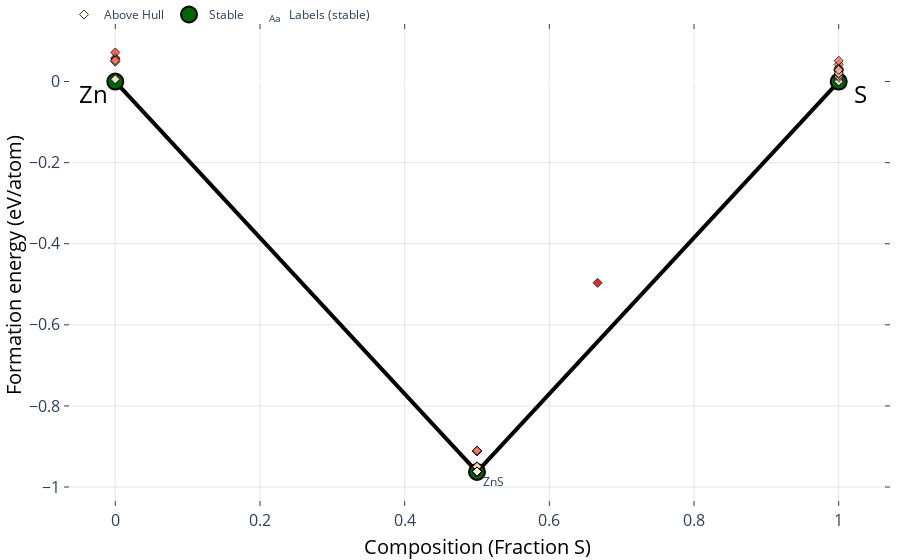

This figure's notebook cell:
### Markdown cell above
### ZnS

This example fetches materials in the Zn–S chemical system from the Materials Project API, then builds the phase diagram. If you "zoom in" on the 50:50 composition structure, we can see that there are many low energy structures that are likely experimentally observable. ZnS has at least two polymorphs, zincblende and wurtzite. Lets see if we can pull these out and work out which is which, will it be as simple as NaCl?

### Code cell
from mp_api.client import MPRester
from pymatgen.analysis.phase_diagram import PhaseDiagram, PDPlotter

# 1. Query Zn–S chemical system entries from the Materials Project
with MPRester(API_KEY) as mpr:
    # Fetch material_id and whether each entry is theoretical (not observed experimentally)
    docs = mpr.materials.summary.search(
        chemsys=["Zn", "S", "Zn-S"],        # Include both elemental and binary compositions
        fields=["theoretical", "material_id"]
    )

# 2. Split the results into:
#    - docs_exp: entries that are NOT theoretical (i.e. have experimental support)
#    - docs_all: all entries (experimental + theoretical)
docs_all = [d.material_id for d in docs]


all_entries = mpr.get_entries(docs_all)    # All available entries

# 5. Build and show the phase diagram including theoretical (predicted) structures
pd = PhaseDiagram(all_entries)
plotter = PDPlotter(pd)
plotter.show()

### Figure 1 — Plotly figure (JSON) as saved in the notebook; plotly's stock layout.template omitted (floating-point values rounded to 4 significant figures)
{"data": [{"hoverinfo": "none", "line": {"color": "black", "width": 4}, "mode": "lines", "showlegend": false, "type": "scatter", "x": [0.5, 1, null, 0.5, 0, null], "y": [-0.9627, 0, null, -0.9627, 0, null]}, {"hoverinfo": "skip", "mode": "text", "name": "Labels (stable)", "opacity": 1, "showlegend": true, "text": ["ZnS"], "textposition": ["bottom right"], "type": "scatter", "visible": true, "x": [0.508], "y": [-0.9757]}, {"error_y": {"array": [0, 0, 0], "color": "gray", "thickness": 2.5, "type": "data", "width": 5}, "hoverinfo": "text", "hoverlabel": {"font": {"size": 14}}, "hovertext": ["ZnS (mp-554820-r2SCAN) <br>  Formation energy: -0.963 eV/atom <br>  (Stable)", "S (mp-77-r2SCAN) <br>  Formation energy: 0.0 eV/atom <br>  (Stable)", "Zn (mp-79-r2SCAN) <br>  Formation energy: 0.0 eV/atom <br>  (Stable)"], "marker": {"color": "darkgreen", "line": {"color": "black", "width": 2}, "size": 16}, "mode": "markers", "name": "Stable", "opacity": 0.99, "showlegend": true, "type": "scatter", "x": [0.5, 1, 0], "y": [-0.9627, 0, 0]}, {"hoverinfo": "text", "hoverlabel": {"font": {"size": 14}}, "hovertext": ["S (mp-96-r2SCAN) <br>  Formation energy: 0.001 eV/atom <br>  Energy Above Hull: (+0.001 eV/atom)", "S (mp-994911-r2SCAN) <br>  Formation energy: 0.042 eV/atom <br>  Energy Above Hull: (+0.042 eV/atom)", "S (mp-1196831-GGA) <br>  Formation energy: 0.011 eV/atom <br>  Energy Above Hull: (+0.011 eV/atom)", "S (mp-1977409-r2SCAN) <br>  Formation energy: 0.006 eV/atom <br>  Energy Above Hull: (+0.006 eV/atom)", "S (mp-555760-r2SCAN) <br>  Formation energy: 0.029 eV/atom <br>  Energy Above Hull: (+0.029 eV/atom)", "S (mp-555915-r2SCAN) <br>  Formation energy: 0.014 eV/atom <br>  Energy Above Hull: (+0.014 eV/atom)", "S (mp-556269-r2SCAN) <br>  Formation energy: 0.031 eV/atom <br>  Energy Above Hull: (+0.031 eV/atom)", "S (mp-557031-r2SCAN) <br>  Formation energy: 0.034 eV/atom <br>  Energy Above Hull: (+0.034 eV/atom)", "S (mp-557376-r2SCAN) <br>  Formation energy: 0.027 eV/atom <br>  Energy Above Hull: (+0.027 eV/atom)", "S (mp-557488-r2SCAN) <br>  Formation energy: 0.012 eV/atom <br>  Energy Above Hull: (+0.012 eV/atom)", "S (mp-557559-r2SCAN) <br>  Formation energy: 0.03 eV/atom <br>  Energy Above Hull: (+0.03 eV/atom)", "S (mp-557869-r2SCAN) <br>  Formation energy: 0.0 eV/atom <br>  Energy Above Hull: (+0.0 eV/atom)", "S (mp-558014-r2SCAN) <br>  Formation energy: 0.01 eV/atom <br>  Energy Above Hull: (+0.01 eV/atom)", "S (mp-558964-r2SCAN) <br>  Formation energy: 0.014 eV/atom <br>  Energy Above Hull: (+0.014 eV/atom)", "S (mp-561370-r2SCAN) <br>  Formation energy: 0.028 eV/atom <br>  Energy Above Hull: (+0.028 eV/atom)", "S (mp-561513-r2SCAN) <br>  Formation energy: 0.019 eV/atom <br>  Energy Above Hull: (+0.019 eV/atom)", "S (mp-583072-r2SCAN) <br>  Formation energy: 0.026 eV/atom <br>  Energy Above Hull: (+0.026 eV/atom)", "S (mp-666931-GGA) <br>  Formation energy: 0.021 eV/atom <br>  Energy Above Hull: (+0.021 eV/atom)", "S (mp-7-r2SCAN) <br>  Formation energy: 0.051 eV/atom <br>  Energy Above Hull: (+0.051 eV/atom)", "S (mp-83-r2SCAN) <br>  Formation energy: 0.029 eV/atom <br>  Energy Above Hull: (+0.029 eV/atom)", "Zn (mp-1187812-r2SCAN) <br>  Formation energy: 0.007 eV/atom <br>  Energy Above Hull: (+0.007 eV/atom)", "Zn (mp-1244987-GGA) <br>  Formation energy: 0.058 eV/atom <br>  Energy Above Hull: (+0.058 eV/atom)", "Zn (mp-1245093-GGA) <br>  Formation energy: 0.055 eV/atom <br>  Energy Above Hull: (+0.055 eV/atom)", "Zn (mp-1245184-GGA) <br>  Formation energy: 0.049 eV/atom <br>  Energy Above Hull: (+0.049 eV/atom)", "Zn (mp-1245266-GGA) <br>  Formation energy: 0.052 eV/atom <br>  Energy Above Hull: (+0.052 eV/atom)", "Zn (mp-2646972-GGA) <br>  Formation energy: 0.005 eV/atom <br>  Energy Above Hull: (+0.005 eV/atom)", "Zn (mp-2647117-GGA) <br>  Formation energy: 0.072 eV/atom <br>  Energy Above Hull: (+0.072 eV/atom)", "ZnS (mp-561258-r2SCAN) <br>  Formation energy: -0.962 eV/atom <br>  Energy Above Hull: (+0.0 eV/atom)", "ZnS (mp-561286-r2SCAN) <br>  Formation energy: -0.963 eV/atom <br>  Energy Above Hull: (+0.0 eV/atom)", "ZnS (mp-581258-GGA) <br>  Formation energy: -0.951 eV/atom <br>  Energy Above Hull: (+0.012 eV/atom)", "ZnS (mp-581405-GGA) <br>  Formation energy: -0.962 eV/atom <br>  Energy Above Hull: (+0.001 eV/atom)", "ZnS (mp-581412-GGA) <br>  Formation energy: -0.951 eV/atom <br>  Energy Above Hull: (+0.011 eV/atom)", "ZnS (mp-581425-GGA) <br>  Formation energy: -0.962 eV/atom <br>  Energy Above Hull: (+0.001 eV/atom)", "ZnS (mp-581476-GGA) <br>  Formation energy: -0.951 eV/atom <br>  Energy Above Hull: (+0.011 eV/atom)", "ZnS (mp-581601-GGA) <br>  Formation energy: -0.951 eV/atom <br>  Energy Above Hull: (+0.011 eV/atom)", "ZnS (mp-581602-GGA) <br>  Formation energy: -0.951 eV/atom <br>  Energy Above Hull: (+0.012 eV/atom)", "ZnS (mp-582680-GGA) <br>  Formation energy: -0.962 eV/atom <br>  Energy Above Hull: (+0.001 eV/atom)", "ZnS (mp-608468-GGA) <br>  Formation energy: -0.911 eV/atom <br>  Energy Above Hull: (+0.052 eV/atom)", "ZnS (mp-647075-GGA) <br>  Formation energy: -0.962 eV/atom <br>  Energy Above Hull: (+0.001 eV/atom)", "ZnS (mp-680085-GGA) <br>  Formation energy: -0.962 eV/atom <br>  Energy Above Hull: (+0.0 eV/atom)", "ZnS (mp-680087-GGA) <br>  Formation energy: -0.962 eV/atom <br>  Energy Above Hull: (+0.001 eV/atom)", "ZnS (mp-9946-r2SCAN) <br>  Formation energy: -0.962 eV/atom <br>  Energy Above Hull: (+0.001 eV/atom)", "ZnS (mp-555594-r2SCAN) <br>  Formation energy: -0.962 eV/atom <br>  Energy Above Hull: (+0.0 eV/atom)", "ZnS (mp-555628-r2SCAN) <br>  Formation energy: -0.962 eV/atom <br>  Energy Above Hull: (+0.001 eV/atom)", "ZnS (mp-555664-r2SCAN) <br>  Formation energy: -0.963 eV/atom <br>  Energy Above Hull: (+0.0 eV/atom)", "ZnS (mp-555666-r2SCAN) <br>  Formation energy: -0.962 eV/atom <br>  Energy Above Hull: (+0.0 eV/atom)", "ZnS (mp-555763-r2SCAN) <br>  Formation energy: -0.961 eV/atom <br>  Energy Above Hull: (+0.002 eV/atom)", "ZnS (mp-555773-r2SCAN) <br>  Formation energy: -0.962 eV/atom <br>  Energy Above Hull: (+0.0 eV/atom)", "ZnS (mp-555779-r2SCAN) <br>  Formation energy: -0.963 eV/atom <br>  Energy Above Hull: (+0.0 eV/atom)", "ZnS (mp-555782-r2SCAN) <br>  Formation energy: -0.962 eV/atom <br>  Energy Above Hull: (+0.0 eV/atom)", "ZnS (mp-555858-GGA) <br>  Formation energy: -0.911 eV/atom <br>  Energy Above Hull: (+0.051 eV/atom)", "ZnS (mp-556000-r2SCAN) <br>  Formation energy: -0.962 eV/atom <br>  Energy Above Hull: (+0.001 eV/atom)", "ZnS (mp-556005-r2SCAN) <br>  Formation energy: -0.962 eV/atom <br>  Energy Above Hull: (+0.001 eV/atom)", "ZnS (mp-556105-GGA) <br>  Formation energy: -0.911 eV/atom <br>  Energy Above Hull: (+0.051 eV/atom)", "ZnS (mp-556152-r2SCAN) <br>  Formation energy: -0.962 eV/atom <br>  Energy Above Hull: (+0.001 eV/atom)", "ZnS (mp-556155-r2SCAN) <br>  Formation energy: -0.962 eV/atom <br>  Energy Above Hull: (+0.0 eV/atom)", "ZnS (mp-556161-r2SCAN) <br>  Formation energy: -0.962 eV/atom <br>  Energy Above Hull: (+0.001 eV/atom)", "ZnS (mp-556207-r2SCAN) <br>  Formation energy: -0.962 eV/atom <br>  Energy Above Hull: (+0.001 eV/atom)", "ZnS (mp-556280-r2SCAN) <br>  Formation energy: -0.962 eV/atom <br>  Energy Above Hull: (+0.0 eV/atom)", "ZnS (mp-556363-r2SCAN) <br>  Formation energy: -0.962 eV/atom <br>  Energy Above Hull: (+0.0 eV/atom)", "ZnS (mp-556392-r2SCAN) <br>  Formation energy: -0.962 eV/atom <br>  Energy Above Hull: (+0.001 eV/atom)", "ZnS (mp-556395-r2SCAN) <br>  Formation energy: -0.962 eV/atom <br>  Energy Above Hull: (+0.001 eV/atom)", "ZnS (mp-556448-r2SCAN) <br>  Formation energy: -0.963 eV/atom <br>  Energy Above Hull: (+0.0 eV/atom)", "ZnS (mp-556468-GGA) <br>  Formation energy: -0.951 eV/atom <br>  Energy Above Hull: (+0.012 eV/atom)", "ZnS (mp-556543-r2SCAN) <br>  Formation energy: -0.963 eV/atom <br>  Energy Above Hull: (+0.0 eV/atom)", "ZnS (mp-556576-GGA) <br>  Formation energy: -0.95 eV/atom <br>  Energy Above Hull: (+0.013 eV/atom)", "ZnS (mp-556716-r2SCAN) <br>  Formation energy: -0.962 eV/atom <br>  Energy Above Hull: (+0.001 eV/atom)", "ZnS (mp-556732-r2SCAN) <br>  Formation energy: -0.962 eV/atom <br>  Energy Above Hull: (+0.0 eV/atom)", "ZnS (mp-556775-r2SCAN) <br>  Formation energy: -0.962 eV/atom <br>  Energy Above Hull: (+0.001 eV/atom)", "ZnS (mp-556784-r2SCAN) <br>  Formation energy: -0.963 eV/atom <br>  Energy Above Hull: (+0.0 eV/atom)", "ZnS (mp-556815-r2SCAN) <br>  Formation energy: -0.962 eV/atom <br>  Energy Above Hull: (+0.001 eV/atom)", "ZnS (mp-556950-r2SCAN) <br>  Formation energy: -0.962 eV/atom <br>  Energy Above Hull: (+0.0 eV/atom)", "ZnS (mp-556989-r2SCAN) <br>  Formation energy: -0.962 eV/atom <br>  Energy Above Hull: (+0.001 eV/atom)", "ZnS (mp-557009-r2SCAN) <br>  Formation energy: -0.962 eV/atom <br>  Energy Above Hull: (+0.001 eV/atom)", "ZnS (mp-557026-r2SCAN) <br>  Formation energy: -0.962 eV/atom <br>  Energy Above Hull: (+0.0 eV/atom)", "ZnS (mp-557054-r2SCAN) <br>  Formation energy: -0.961 eV/atom <br>  Energy Above Hull: (+0.001 eV/atom)", "ZnS (mp-557062-r2SCAN) <br>  Formation energy: -0.962 eV/atom <br>  Energy Above Hull: (+0.001 eV/atom)", "ZnS (mp-557151-GGA) <br>  Formation energy: -0.951 eV/atom <br>  Energy Above Hull: (+0.012 eV/atom)", "ZnS (mp-557175-r2SCAN) <br>  Formation energy: -0.962 eV/atom <br>  Energy Above Hull: (+0.0 eV/atom)", "ZnS (mp-557308-r2SCAN) <br>  Formation energy: -0.962 eV/atom <br>  Energy Above Hull: (+0.0 eV/atom)", "ZnS (mp-557346-r2SCAN) <br>  Formation energy: -0.962 eV/atom <br>  Energy Above Hull: (+0.0 eV/atom)", "ZnS (mp-557418-r2SCAN) <br>  Formation energy: -0.962 eV/atom <br>  Energy Above Hull: (+0.001 eV/atom)", "ZnS (mp-560588-r2SCAN) <br>  Formation energy: -0.96 eV/atom <br>  Energy Above Hull: (+0.003 eV/atom)", "ZnS (mp-560725-r2SCAN) <br>  Formation energy: -0.963 eV/atom <br>  Energy Above Hull: (+0.0 eV/atom)", "ZnS (mp-561118-r2SCAN) <br>  Formation energy: -0.962 eV/atom <br>  Energy Above Hull: (+0.001 eV/atom)", "ZnS (mp-561196-r2SCAN) <br>  Formation energy: -0.962 eV/atom <br>  Energy Above Hull: (+0.0 eV/atom)", "ZnS (mp-10281-r2SCAN) <br>  Formation energy: -0.962 eV/atom <br>  Energy Above Hull: (+0.001 eV/atom)", "ZnS (mp-10695-r2SCAN) <br>  Formation energy: -0.963 eV/atom <br>  Energy Above Hull: (+0.0 eV/atom)", "ZnS (mp-1196782-GGA) <br>  Formation energy: -0.951 eV/atom <br>  Energy Above Hull: (+0.012 eV/atom)", "ZnS (mp-1198139-GGA) <br>  Formation energy: -0.95 eV/atom <br>  Energy Above Hull: (+0.012 eV/atom)", "ZnS (mp-1199343-GGA) <br>  Formation energy: -0.95 eV/atom <br>  Energy Above Hull: (+0.012 eV/atom)", "ZnS (mp-1200568-GGA) <br>  Formation energy: -0.95 eV/atom <br>  Energy Above Hull: (+0.013 eV/atom)", "ZnS (mp-1200836-GGA) <br>  Formation energy: -0.95 eV/atom <br>  Energy Above Hull: (+0.012 eV/atom)", "ZnS (mp-1201158-GGA) <br>  Formation energy: -0.95 eV/atom <br>  Energy Above Hull: (+0.013 eV/atom)", "ZnS (mp-1201781-GGA) <br>  Formation energy: -0.951 eV/atom <br>  Energy Above Hull: (+0.012 eV/atom)", "ZnS (mp-1202023-GGA) <br>  Formation energy: -0.95 eV/atom <br>  Energy Above Hull: (+0.012 eV/atom)", "ZnS (mp-1202182-GGA) <br>  Formation energy: -0.95 eV/atom <br>  Energy Above Hull: (+0.012 eV/atom)", "ZnS (mp-1202959-GGA) <br>  Formation energy: -0.95 eV/atom <br>  Energy Above Hull: (+0.012 eV/atom)", "ZnS (mp-554115-r2SCAN) <br>  Formation energy: -0.962 eV/atom <br>  Energy Above Hull: (+0.0 eV/atom)", "ZnS (mp-554253-r2SCAN) <br>  Formation energy: -0.962 eV/atom <br>  Energy Above Hull: (+0.001 eV/atom)", "ZnS (mp-554405-r2SCAN) <br>  Formation energy: -0.961 eV/atom <br>  Energy Above Hull: (+0.002 eV/atom)", "ZnS (mp-554503-r2SCAN) <br>  Formation energy: -0.962 eV/atom <br>  Energy Above Hull: (+0.001 eV/atom)", "ZnS (mp-554608-r2SCAN) <br>  Formation energy: -0.962 eV/atom <br>  Energy Above Hull: (+0.0 eV/atom)", "ZnS (mp-554630-r2SCAN) <br>  Formation energy: -0.962 eV/atom <br>  Energy Above Hull: (+0.001 eV/atom)", "ZnS (mp-554681-r2SCAN) <br>  Formation energy: -0.962 eV/atom <br>  Energy Above Hull: (+0.0 eV/atom)", "ZnS (mp-554713-r2SCAN) <br>  Formation energy: -0.962 eV/atom <br>  Energy Above Hull: (+0.001 eV/atom)", "ZnS (mp-554829-r2SCAN) <br>  Formation energy: -0.962 eV/atom <br>  Energy Above Hull: (+0.0 eV/atom)", "ZnS (mp-554889-r2SCAN) <br>  Formation energy: -0.962 eV/atom <br>  Energy Above Hull: (+0.001 eV/atom)", "ZnS (mp-554961-r2SCAN) <br>  Formation energy: -0.962 eV/atom <br>  Energy Above Hull: (+0.001 eV/atom)", "ZnS (mp-554986-GGA) <br>  Formation energy: -0.962 eV/atom <br>  Energy Above Hull: (+0.001 eV/atom)", "ZnS (mp-554999-r2SCAN) <br>  Formation energy: -0.962 eV/atom <br>  Energy Above Hull: (+0.0 eV/atom)", "ZnS (mp-555079-r2SCAN) <br>  Formation energy: -0.963 eV/atom <br>  Energy Above Hull: (+0.0 eV/atom)", "ZnS (mp-555151-r2SCAN) <br>  Formation energy: -0.962 eV/atom <br>  Energy Above Hull: (+0.001 eV/atom)", "ZnS (mp-555214-r2SCAN) <br>  Formation energy: -0.949 eV/atom <br>  Energy Above Hull: (+0.014 eV/atom)", "ZnS (mp-555280-r2SCAN) <br>  Formation energy: -0.962 eV/atom <br>  Energy Above Hull: (+0.001 eV/atom)", "ZnS (mp-555311-r2SCAN) <br>  Formation energy: -0.962 eV/atom <br>  Energy Above Hull: (+0.001 eV/atom)", "ZnS (mp-555381-r2SCAN) <br>  Formation energy: -0.962 eV/atom <br>  Energy Above Hull: (+0.0 eV/atom)", "ZnS (mp-555410-r2SCAN) <br>  Formation energy: -0.962 eV/atom <br>  Energy Above Hull: (+0.001 eV/atom)", "ZnS (mp-555543-r2SCAN) <br>  Formation energy: -0.962 eV/atom <br>  Energy Above Hull: (+0.001 eV/atom)", "ZnS (mp-555583-r2SCAN) <br>  Formation energy: -0.962 eV/atom <br>  Energy Above Hull: (+0.0 eV/atom)", "ZnS (mp-13456-r2SCAN) <br>  Formation energy: -0.962 eV/atom <br>  Energy Above Hull: (+0.001 eV/atom)", "ZnS (mp-18377-GGA) <br>  Formation energy: -0.91 eV/atom <br>  Energy Above Hull: (+0.052 eV/atom)", "ZnS (mp-543011-GGA) <br>  Formation energy: -0.95 eV/atom <br>  Energy Above Hull: (+0.013 eV/atom)", "ZnS (mp-553880-r2SCAN) <br>  Formation energy: -0.962 eV/atom <br>  Energy Above Hull: (+0.0 eV/atom)", "ZnS (mp-553916-r2SCAN) <br>  Formation energy: -0.962 eV/atom <br>  Energy Above Hull: (+0.0 eV/atom)", "ZnS (mp-554004-r2SCAN) <br>  Formation energy: -0.962 eV/atom <br>  Energy Above Hull: (+0.001 eV/atom)", "ZnS<sub>2</sub> (mp-1102743-r2SCAN) <br>  Formation energy: -0.496 eV/atom <br>  Energy Above Hull: (+0.145 eV/atom)"], "marker": {"color": [0.001, 0.042, 0.011, 0.006, 0.029, 0.014, 0.031, 0.034, 0.027, 0.012, 0.03, 0, 0.01, 0.014, 0.028, 0.019, 0.026, 0.021, 0.051, 0.029, 0.007, 0.058, 0.055, 0.049, 0.052, 0.005, 0.072, 0, 0, 0.012, 0.001, 0.011, 0.001, 0.011, 0.011, 0.012, 0.001, 0.052, 0.001, 0, 0.001, 0.001, 0, 0.001, 0, 0, 0.002, 0, 0, 0, 0.051, 0.001, 0.001, 0.051, 0.001, 0, 0.001, 0.001, 0, 0, 0.001, 0.001, 0, 0.012, 0, 0.013, 0.001, 0, 0.001, 0, 0.001, 0, 0.001, 0.001, 0, 0.001, 0.001, 0.012, 0, 0, 0, 0.001, 0.003, 0, 0.001, 0, 0.001, 0, 0.012, 0.012, 0.012, 0.013, 0.012, 0.013, 0.012, 0.012, 0.012, 0.012, 0, 0.001, 0.002, 0.001, 0, 0.001, 0, 0.001, 0, 0.001, 0.001, 0.001, 0, 0, 0.001, 0.014, 0.001, 0.001, 0, 0.001, 0.001, 0, 0.001, 0.052, 0.013, 0, 0, 0.001, 0.145], "colorscale": [[0, "#fff5e3"], [0.5, "#f24324"], [1, "#c40000"]], "line": {"color": "black", "width": 1}, "opacity": 0.8, "size": 7, "symbol": "diamond"}, "mode": "markers", "name": "Above Hull", "showlegend": true, "type": "scatter", "x": [1, 1, 1, 1, 1, 1, 1, 1, 1, 1, 1, 1, 1, 1, 1, 1, 1, 1, 1, 1, 0, 0, 0, 0, 0, 0, 0, 0.5, 0.5, 0.5, 0.5, 0.5, 0.5, 0.5, 0.5, 0.5, 0.5, 0.5, 0.5, 0.5, 0.5, 0.5, 0.5, 0.5, 0.5, 0.5, 0.5, 0.5, 0.5, 0.5, 0.5, 0.5, 0.5, 0.5, 0.5, 0.5, 0.5, 0.5, 0.5, 0.5, 0.5, 0.5, 0.5, 0.5, 0.5, 0.5, 0.5, 0.5, 0.5, 0.5, 0.5, 0.5, 0.5, 0.5, 0.5, 0.5, 0.5, 0.5, 0.5, 0.5, 0.5, 0.5, 0.5, 0.5, 0.5, 0.5, 0.5, 0.5, 0.5, 0.5, 0.5, 0.5, 0.5, 0.5, 0.5, 0.5, 0.5, 0.5, 0.5, 0.5, 0.5, 0.5, 0.5, 0.5, 0.5, 0.5, 0.5, 0.5, 0.5, 0.5, 0.5, 0.5, 0.5, 0.5, 0.5, 0.5, 0.5, 0.5, 0.5, 0.5, 0.5, 0.5, 0.5, 0.5, 0.5, 0.5, 0.6667], "y": [0.0009478, 0.0422, 0.01051, 0.006324, 0.02938, 0.01363, 0.03134, 0.0337, 0.02672, 0.01229, 0.03013, 0.0003716, 0.0103, 0.01395, 0.02774, 0.01855, 0.02607, 0.02073, 0.05124, 0.02893, 0.007402, 0.05837, 0.05507, 0.04885, 0.05232, 0.005205, 0.07166, -0.9624, -0.9626, -0.9508, -0.9619, -0.9514, -0.962, -0.9514, -0.9514, -0.9508, -0.9619, -0.911, -0.9618, -0.9622, -0.9621, -0.962, -0.9625, -0.962, -0.9627, -0.9624, -0.9611, -0.9623, -0.9625, -0.9623, -0.9115, -0.9621, -0.9615, -0.9112, -0.962, -0.9623, -0.9621, -0.9621, -0.9623, -0.9623, -0.9618, -0.9621, -0.9626, -0.9511, -0.9626, -0.9495, -0.9617, -0.9623, -0.9619, -0.9626, -0.9617, -0.9622, -0.9617, -0.9621, -0.9623, -0.9614, -0.9621, -0.9511, -0.9623, -0.9623, -0.9623, -0.9621, -0.9597, -0.9625, -0.9622, -0.9625, -0.9616, -0.9626, -0.9508, -0.9505, -0.9505, -0.9501, -0.9505, -0.9502, -0.9508, -0.9505, -0.9505, -0.9505, -0.9623, -0.962, -0.9608, -0.9622, -0.9625, -0.9619, -0.9625, -0.962, -0.9625, -0.9621, -0.9622, -0.9617, -0.9622, -0.9627, -0.9622, -0.949, -0.962, -0.962, -0.9625, -0.9616, -0.9621, -0.9623, -0.9619, -0.9104, -0.9501, -0.9623, -0.9624, -0.9617, -0.4964]}], "layout": {"annotations": [{"align": "center", "font": {"color": "#000000", "size": 24}, "opacity": 1, "showarrow": false, "text": "S", "x": 1.03, "xref": "x", "y": -0.03, "yref": "y"}, {"align": "center", "font": {"color": "#000000", "size": 24}, "opacity": 1, "showarrow": false, "text": "Zn", "x": -0.03, "xref": "x", "y": -0.03, "yref": "y"}], "autosize": true, "coloraxis": {"colorbar": {"x": 1, "y": 0.05, "yanchor": "top"}}, "hovermode": "closest", "legend": {"orientation": "h", "tracegroupgap": 7, "traceorder": "reversed", "x": 0, "xanchor": "left", "y": 1.05}, "margin": {"b": 10, "l": 10, "pad": 0, "r": 10, "t": 0}, "paper_bgcolor": "rgba(0,0,0,0)", "plot_bgcolor": "rgba(0,0,0,0)", "showlegend": true, "xaxis": {"anchor": "y", "gridcolor": "rgba(0,0,0,0.1)", "mirror": "ticks", "nticks": 8, "showgrid": true, "showline": true, "side": "bottom", "tickfont": {"size": 16}, "ticks": "inside", "title": {"font": {"color": "#000000", "size": 20}, "text": "Composition (Fraction S)"}, "type": "linear", "zeroline": false}, "yaxis": {"anchor": "x", "gridcolor": "rgba(0,0,0,0.1)", "mirror": "ticks", "showgrid": true, "showline": true, "side": "left", "tickfont": {"size": 16}, "ticks": "inside", "title": {"font": {"color": "#000000", "size": 20}, "text": "Formation energy (eV/atom)"}, "type": "linear"}}}
